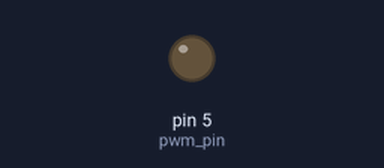
Recording of a sketch running on a simulated Arduino Uno, built with avr-gcc and run on an emulated ATmega328P. Parts: output pins drawn as LEDs (lit = HIGH).

Above: at 0.05 s.
At 5.75 s:
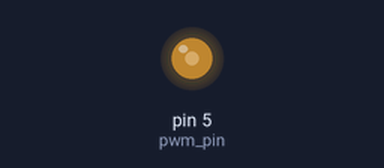
At 11.55 s:
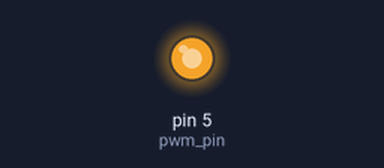
At 23.15 s:
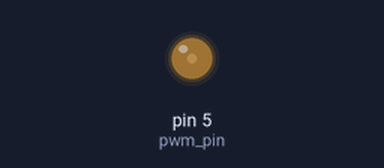
Timing chart, 0 to 33.2 s (numbered marks = the images above):
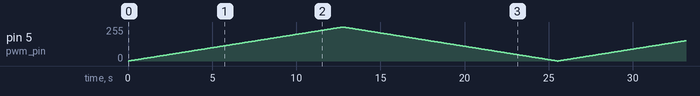

The sketch:

TriangleWave.ino
```cpp
#define pwm_pin 5

void setup() {
  pinMode(pwm_pin, OUTPUT);  // declaring A0 as our output
}

void loop() {

  // Count up
  for(int i = 0; i < 255; i++){      // increase the percentage
    analogWrite(pwm_pin, i);          // send out the current value
    delay(50);                        // delay for half a second each iteration
  }

  // Count down
  for(int i = 255; i > 0; i--){      // decrease the percentage
    analogWrite(pwm_pin, i);          // send out the current value
    delay(50);                        // delay for half a second each iteration
  }

}
```
